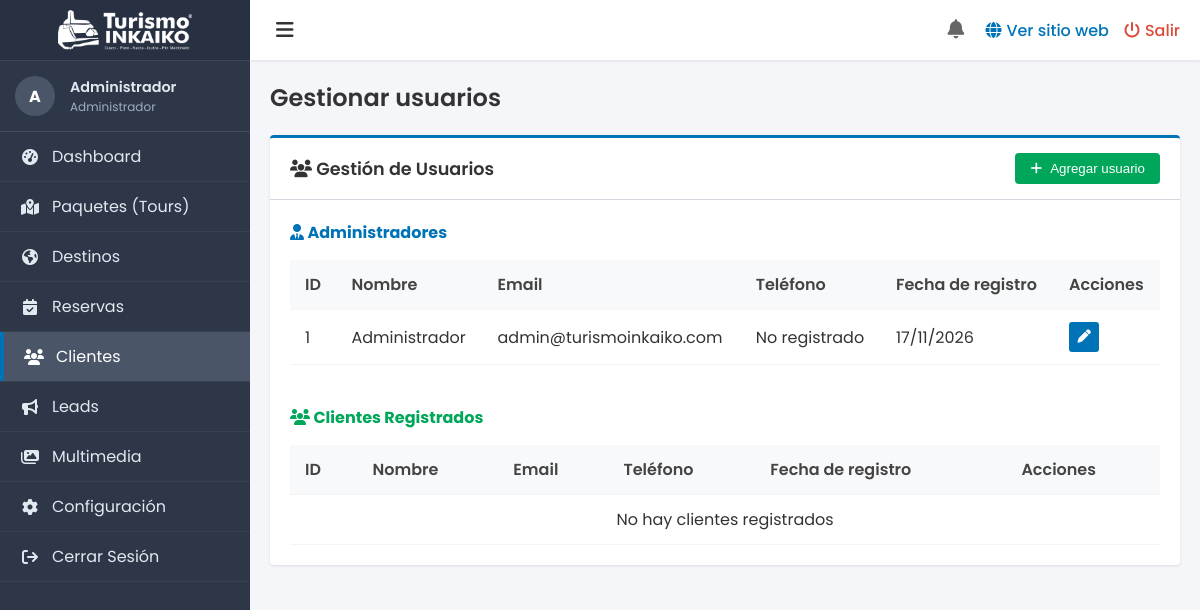
Page /admin/clientes.php (signed in) on the committed database.
### tables this page shows
CREATE TABLE IF NOT EXISTS usuarios (
    id INT AUTO_INCREMENT PRIMARY KEY,
    name VARCHAR(100) NOT NULL,
    email VARCHAR(150) UNIQUE NOT NULL,
    password_hash VARCHAR(255) NOT NULL,
    role ENUM('cliente', 'admin') DEFAULT 'cliente',
    avatar VARCHAR(255),
    phone VARCHAR(20),
    created_at TIMESTAMP DEFAULT CURRENT_TIMESTAMP,
    updated_at TIMESTAMP DEFAULT CURRENT_TIMESTAMP ON UPDATE CURRENT_TIMESTAMP
);

### includes/functions.php (called while the page is built, shortened)
<?php
function getAllUsers()
{
    $pdo = get_db_connection();
    $stmt = $pdo->query('SELECT id, name, email, phone, role, created_at FROM usuarios ORDER BY created_at DESC');
    return $stmt->fetchAll();
}

### admin/clientes.php (the view, shortened to what this page needs)
<?php
require_once __DIR__ . '/../includes/functions.php';
$allUsers = getAllUsers();
$clientes = array_filter($allUsers, fn($u) => $u['role'] === 'cliente');
$admins = array_filter($allUsers, fn($u) => $u['role'] === 'admin');
?>
<?php include __DIR__ . '/includes/admin_header.php'; ?>
<div class="admin-panel">
    <div class="admin-panel-header" style="display: flex; justify-content: space-between; align-items: center;">
        <h3 class="admin-panel-title"><i class="fa-solid fa-users"></i> Gestión de Usuarios</h3>
        <button onclick="openUserModal()" class="btn-add"><i class="fa-solid fa-plus"></i> Agregar usuario</button>
    </div>
    <div class="admin-panel-body">
        <h4 style="color: var(--admin-card-blue); margin-top: 0; margin-bottom: 15px;"><i class="fa-solid fa-user-tie"></i> Administradores</h4>
        <div class="table-responsive" style="margin-bottom: 40px;">
            <table class="admin-table">
                <thead>
                    <tr>
                        <th>ID</th>
                        <th>Nombre</th>
                        <th>Email</th>
                        <th>Teléfono</th>
                        <th>Fecha de registro</th>
                        <th>Acciones</th>
                    </tr>
                </thead>
                <tbody>
                    <?php foreach ($admins as $admin): ?>
                        <tr>
                            <td><?= htmlspecialchars($admin['id']) ?></td>
                            <td><?= htmlspecialchars($admin['name']) ?></td>
                            <td><?= htmlspecialchars($admin['email']) ?></td>
                            <td><?= htmlspecialchars($admin['phone'] ?? 'No registrado') ?></td>
                            <td><?= date('d/m/Y', strtotime($admin['created_at'])) ?></td>
                            <td>
                                <button onclick='openUserModal(<?= json_encode($admin) ?>)' class="btn-action btn-edit" title="Editar"><i class="fa-solid fa-pen"></i></button>
                            </td>
                        </tr>
                    <?php endforeach; ?>
                </tbody>
            </table>
        </div>
        <h4 style="color: var(--admin-card-green); margin-top: 0; margin-bottom: 15px;"><i class="fa-solid fa-users"></i> Clientes Registrados</h4>
        <div class="table-responsive">
            <table class="admin-table">
                <thead>
                    <tr>
                        <th>ID</th>
                        <th>Nombre</th>
                        <th>Email</th>
                        <th>Teléfono</th>
                        <th>Fecha de registro</th>
                        <th>Acciones</th>
                    </tr>
                </thead>
                <tbody>
                    <?php if (empty($clientes)): ?>
                        <tr><td colspan="6" style="text-align: center;">No hay clientes registrados</td></tr>
                    <?php endif; ?>
                </tbody>
            </table>
        </div>
    </div>
</div>
<?php include __DIR__ . '/includes/admin_footer.php'; ?>

### assets/css/admin-style.css (style rules this page uses)
:root { --admin-sidebar-width: 250px; --admin-sidebar-bg: #2d3748; --admin-sidebar-hover: #4a5568; --admin-sidebar-text: #e2e8f0; --admin-topbar-height: 60px; --admin-topbar-bg: #ffffff; --admin-body-bg: #f4f6f9; --admin-card-orange: #f39c12; --admin-card-green: #00a65a; --admin-card-teal: #00c0ef; --admin-card-blue: #0073b7; --admin-card-red: #dd4b39; --admin-text-dark: #333333; --admin-border: #d2d6de; }
body { margin: 0; font-family: 'Poppins', sans-serif; background-color: var(--admin-body-bg); color: var(--admin-text-dark); }
.admin-panel { background: #fff; border-radius: 4px; box-shadow: 0 1px 3px rgba(0,0,0,0.1); border-top: 3px solid var(--admin-card-blue); margin-bottom: 20px; }
.admin-panel-header { padding: 15px 20px; border-bottom: 1px solid var(--admin-border); display: flex; justify-content: space-between; align-items: center; }
.admin-panel-title { margin: 0; font-size: 1.1rem; font-weight: 600; }
.admin-panel-body { padding: 20px; }
.table-responsive { overflow-x: auto; }
table.admin-table { width: 100%; border-collapse: collapse; margin-bottom: 0; }
table.admin-table th, table.admin-table td { padding: 12px 15px; text-align: left; border-bottom: 1px solid #f4f4f4; }
table.admin-table th { background-color: #f8f9fa; font-weight: 600; color: #444; }
.btn-action { display: inline-flex; align-items: center; justify-content: center; width: 30px; height: 30px; border-radius: 3px; color: #fff !important; text-decoration: none; margin-right: 5px; border: none; cursor: pointer; }
.btn-edit { background-color: var(--admin-card-blue); }
.btn-add { background-color: var(--admin-card-green); color: #fff !important; padding: 8px 15px; border-radius: 4px; text-decoration: none; display: inline-flex; align-items: center; gap: 8px; font-weight: 500; border: none; cursor: pointer; }

### rows in the picture
usuarios: id "1", name "Administrador", email "admin@turismoinkaiko.com", phone "No registrado", created_at "17/11/2026"

### other values in the picture
$userInitials "A"
$userName "Administrador"
$pageTitle "Gestionar usuarios"
